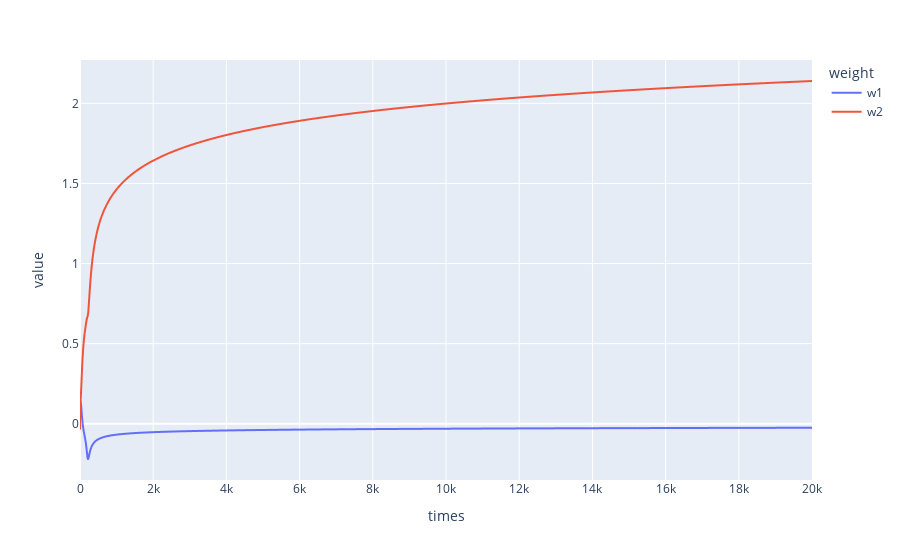

The cell this chart's notebook holds for it:
### Markdown cell above
构建一个三层的神经网络

### Code cell
import plotly.express as px
import pandas as pd

df = pd.DataFrame(table)

fig = px.line(df, x="times", y="value", color="weight")
fig.show()

### Figure 1 — Plotly figure (JSON) as saved in the notebook; plotly's stock layout.template omitted (floating-point values rounded to 4 significant figures; data arrays with more than 128 entries replaced by an {"elided": "..."} marker saying what was removed)
{"data": [{"hovertemplate": "weight=w1<br>times=%{x}<br>value=%{y}<extra></extra>", "legendgroup": "w1", "line": {"color": "#636efa", "dash": "solid"}, "marker": {"symbol": "circle"}, "mode": "lines", "name": "w1", "showlegend": true, "type": "scattergl", "x": {"elided": "20000 int values"}, "xaxis": "x", "y": {"elided": "20000 float values"}, "yaxis": "y"}, {"hovertemplate": "weight=w2<br>times=%{x}<br>value=%{y}<extra></extra>", "legendgroup": "w2", "line": {"color": "#EF553B", "dash": "solid"}, "marker": {"symbol": "circle"}, "mode": "lines", "name": "w2", "showlegend": true, "type": "scattergl", "x": {"elided": "20000 int values"}, "xaxis": "x", "y": {"elided": "20000 float values"}, "yaxis": "y"}], "layout": {"legend": {"title": {"text": "weight"}, "tracegroupgap": 0}, "margin": {"t": 60}, "xaxis": {"anchor": "y", "domain": [0, 1], "title": {"text": "times"}}, "yaxis": {"anchor": "x", "domain": [0, 1], "title": {"text": "value"}}}}
